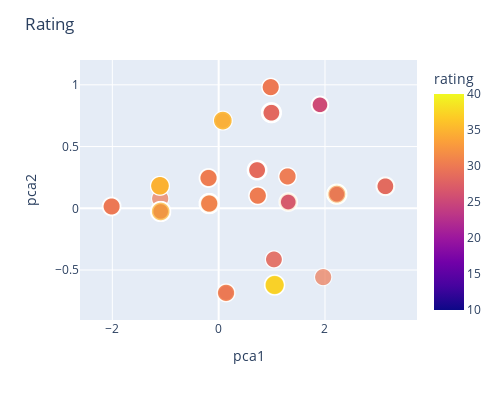
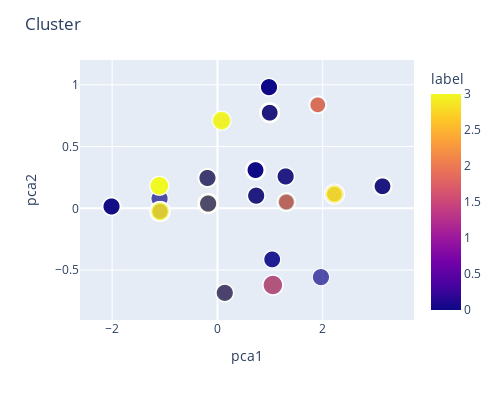

The cell these charts' notebook holds for them, in order:
### Markdown cell above
## Clustering

### Code cell
from sklearn.cluster import KMeans

kmeans = KMeans(n_clusters=4, random_state=0).fit(pca_df)
kmeans.labels_

pca_df["label"]=kmeans.labels_
display(pca_df.head())



fig = px.scatter(pca_df, x="pca1", y="pca2", color="rating",  size="rating",hover_data=["rating"], )
fig.update_layout( title="Rating", width=500, height=400 ,)
fig.show()


fig = px.scatter(pca_df, x="pca1", y="pca2", color="label",size="rating", hover_data=["rating","label"])
fig.update_layout( title="Cluster", width=500, height=400 )
fig.show()

### Figure 1 — Plotly figure (JSON) as saved in the notebook; plotly's stock layout.template omitted (floating-point values rounded to 4 significant figures; data arrays with more than 128 entries replaced by an {"elided": "..."} marker saying what was removed)
{"data": [{"customdata": {"elided": "2224x1 int values"}, "hovertemplate": "pca1=%{x}<br>pca2=%{y}<br>rating=%{marker.color}<extra></extra>", "legendgroup": "", "marker": {"color": {"elided": "2224 int values"}, "coloraxis": "coloraxis", "size": {"elided": "2224 int values"}, "sizemode": "area", "sizeref": 0.1, "symbol": "circle"}, "mode": "markers", "name": "", "showlegend": false, "type": "scattergl", "x": {"elided": "2224 float values"}, "xaxis": "x", "y": {"elided": "2224 float values"}, "yaxis": "y"}], "layout": {"coloraxis": {"colorbar": {"title": {"text": "rating"}}, "colorscale": [[0, "#0d0887"], [0.1111, "#46039f"], [0.2222, "#7201a8"], [0.3333, "#9c179e"], [0.4444, "#bd3786"], [0.5556, "#d8576b"], [0.6667, "#ed7953"], [0.7778, "#fb9f3a"], [0.8889, "#fdca26"], [1, "#f0f921"]]}, "height": 400, "legend": {"itemsizing": "constant", "tracegroupgap": 0}, "margin": {"t": 60}, "title": {"text": "Rating"}, "width": 500, "xaxis": {"anchor": "y", "domain": [0, 1], "title": {"text": "pca1"}}, "yaxis": {"anchor": "x", "domain": [0, 1], "title": {"text": "pca2"}}}}

### Figure 2 — Plotly figure (JSON) as saved in the notebook; plotly's stock layout.template omitted (floating-point values rounded to 4 significant figures; data arrays with more than 128 entries replaced by an {"elided": "..."} marker saying what was removed)
{"data": [{"customdata": {"elided": "2224x2 int values"}, "hovertemplate": "pca1=%{x}<br>pca2=%{y}<br>rating=%{customdata[0]}<br>label=%{marker.color}<extra></extra>", "legendgroup": "", "marker": {"color": {"elided": "2224 int values"}, "coloraxis": "coloraxis", "size": {"elided": "2224 int values"}, "sizemode": "area", "sizeref": 0.1, "symbol": "circle"}, "mode": "markers", "name": "", "showlegend": false, "type": "scattergl", "x": {"elided": "2224 float values"}, "xaxis": "x", "y": {"elided": "2224 float values"}, "yaxis": "y"}], "layout": {"coloraxis": {"colorbar": {"title": {"text": "label"}}, "colorscale": [[0, "#0d0887"], [0.1111, "#46039f"], [0.2222, "#7201a8"], [0.3333, "#9c179e"], [0.4444, "#bd3786"], [0.5556, "#d8576b"], [0.6667, "#ed7953"], [0.7778, "#fb9f3a"], [0.8889, "#fdca26"], [1, "#f0f921"]]}, "height": 400, "legend": {"itemsizing": "constant", "tracegroupgap": 0}, "margin": {"t": 60}, "title": {"text": "Cluster"}, "width": 500, "xaxis": {"anchor": "y", "domain": [0, 1], "title": {"text": "pca1"}}, "yaxis": {"anchor": "x", "domain": [0, 1], "title": {"text": "pca2"}}}}
